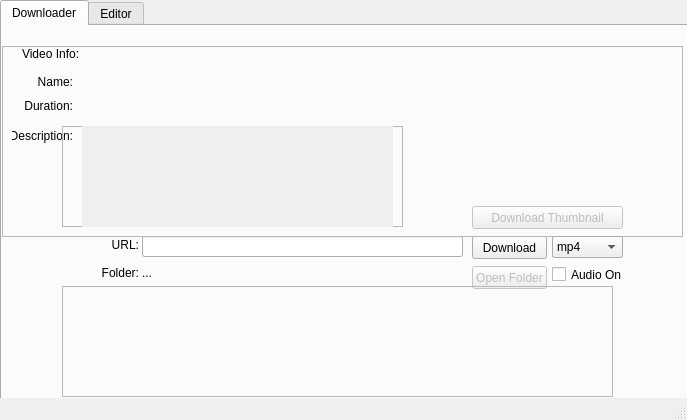
<?xml version="1.0" encoding="UTF-8"?>
<ui version="4.0">
 <class>MainWindow</class>
 <widget class="QMainWindow" name="MainWindow">
  <property name="geometry">
   <rect>
    <x>0</x>
    <y>0</y>
    <width>687</width>
    <height>420</height>
   </rect>
  </property>
  <property name="windowTitle">
   <string>MainWindow</string>
  </property>
  <widget class="QWidget" name="centralwidget">
   <widget class="QTabWidget" name="tabWidget">
    <property name="geometry">
     <rect>
      <x>0</x>
      <y>0</y>
      <width>691</width>
      <height>411</height>
     </rect>
    </property>
    <property name="currentIndex">
     <number>0</number>
    </property>
    <widget class="QWidget" name="tab">
     <attribute name="title">
      <string>Downloader</string>
     </attribute>
     <widget class="QLineEdit" name="input_url">
      <property name="geometry">
       <rect>
        <x>140</x>
        <y>210</y>
        <width>321</width>
        <height>21</height>
       </rect>
      </property>
      <property name="text">
       <string/>
      </property>
     </widget>
     <widget class="QPushButton" name="button_url_download">
      <property name="geometry">
       <rect>
        <x>470</x>
        <y>210</y>
        <width>75</width>
        <height>23</height>
       </rect>
      </property>
      <property name="text">
       <string>Download</string>
      </property>
     </widget>
     <widget class="QFrame" name="frame">
      <property name="geometry">
       <rect>
        <x>0</x>
        <y>20</y>
        <width>681</width>
        <height>191</height>
       </rect>
      </property>
      <property name="frameShape">
       <enum>QFrame::StyledPanel</enum>
      </property>
      <property name="frameShadow">
       <enum>QFrame::Raised</enum>
      </property>
      <widget class="QLabel" name="label_videoinfo">
       <property name="geometry">
        <rect>
         <x>20</x>
         <y>0</y>
         <width>61</width>
         <height>16</height>
        </rect>
       </property>
       <property name="text">
        <string>Video Info:</string>
       </property>
      </widget>
      <widget class="QLabel" name="label_info_name">
       <property name="geometry">
        <rect>
         <x>20</x>
         <y>26</y>
         <width>51</width>
         <height>20</height>
        </rect>
       </property>
       <property name="text">
        <string>Name:</string>
       </property>
       <property name="alignment">
        <set>Qt::AlignRight|Qt::AlignTrailing|Qt::AlignVCenter</set>
       </property>
       <property name="margin">
        <number>2</number>
       </property>
      </widget>
      <widget class="QLabel" name="label_info_duration">
       <property name="geometry">
        <rect>
         <x>20</x>
         <y>50</y>
         <width>51</width>
         <height>20</height>
        </rect>
       </property>
       <property name="text">
        <string>Duration:</string>
       </property>
       <property name="alignment">
        <set>Qt::AlignRight|Qt::AlignTrailing|Qt::AlignVCenter</set>
       </property>
      </widget>
      <widget class="QLabel" name="img_thumbnail_display">
       <property name="geometry">
        <rect>
         <x>400</x>
         <y>0</y>
         <width>271</width>
         <height>151</height>
        </rect>
       </property>
       <property name="text">
        <string/>
       </property>
       <property name="pixmap">
        <pixmap>thumb_placeholder.png</pixmap>
       </property>
       <property name="scaledContents">
        <bool>true</bool>
       </property>
      </widget>
      <widget class="QPushButton" name="button_thumbnail_download">
       <property name="enabled">
        <bool>false</bool>
       </property>
       <property name="geometry">
        <rect>
         <x>470</x>
         <y>160</y>
         <width>151</width>
         <height>23</height>
        </rect>
       </property>
       <property name="text">
        <string>Download Thumbnail</string>
       </property>
      </widget>
      <widget class="QLabel" name="label_var_name">
       <property name="geometry">
        <rect>
         <x>70</x>
         <y>21</y>
         <width>231</width>
         <height>31</height>
        </rect>
       </property>
       <property name="text">
        <string/>
       </property>
       <property name="alignment">
        <set>Qt::AlignLeading|Qt::AlignLeft|Qt::AlignVCenter</set>
       </property>
       <property name="margin">
        <number>0</number>
       </property>
       <property name="indent">
        <number>2</number>
       </property>
      </widget>
      <widget class="QLabel" name="label_var_duration">
       <property name="geometry">
        <rect>
         <x>70</x>
         <y>50</y>
         <width>241</width>
         <height>21</height>
        </rect>
       </property>
       <property name="text">
        <string/>
       </property>
       <property name="alignment">
        <set>Qt::AlignLeading|Qt::AlignLeft|Qt::AlignVCenter</set>
       </property>
       <property name="margin">
        <number>0</number>
       </property>
       <property name="indent">
        <number>2</number>
       </property>
      </widget>
      <widget class="QLabel" name="label_info_description">
       <property name="geometry">
        <rect>
         <x>10</x>
         <y>80</y>
         <width>61</width>
         <height>20</height>
        </rect>
       </property>
       <property name="text">
        <string>Description:</string>
       </property>
       <property name="alignment">
        <set>Qt::AlignRight|Qt::AlignTrailing|Qt::AlignVCenter</set>
       </property>
      </widget>
      <widget class="QFrame" name="frame_2">
       <property name="geometry">
        <rect>
         <x>60</x>
         <y>80</y>
         <width>341</width>
         <height>101</height>
        </rect>
       </property>
       <property name="frameShape">
        <enum>QFrame::StyledPanel</enum>
       </property>
       <property name="frameShadow">
        <enum>QFrame::Raised</enum>
       </property>
       <widget class="QScrollArea" name="scrollArea">
        <property name="geometry">
         <rect>
          <x>20</x>
          <y>0</y>
          <width>311</width>
          <height>101</height>
         </rect>
        </property>
        <property name="layoutDirection">
         <enum>Qt::LeftToRight</enum>
        </property>
        <property name="frameShape">
         <enum>QFrame::NoFrame</enum>
        </property>
        <property name="frameShadow">
         <enum>QFrame::Sunken</enum>
        </property>
        <property name="lineWidth">
         <number>0</number>
        </property>
        <property name="verticalScrollBarPolicy">
         <enum>Qt::ScrollBarAsNeeded</enum>
        </property>
        <property name="widgetResizable">
         <bool>true</bool>
        </property>
        <widget class="QWidget" name="scrollAreaWidgetContents">
         <property name="geometry">
          <rect>
           <x>0</x>
           <y>0</y>
           <width>311</width>
           <height>101</height>
          </rect>
         </property>
         <layout class="QHBoxLayout" name="horizontalLayout">
          <item>
           <widget class="QLabel" name="label_var_description">
            <property name="autoFillBackground">
             <bool>false</bool>
            </property>
            <property name="frameShape">
             <enum>QFrame::NoFrame</enum>
            </property>
            <property name="lineWidth">
             <number>0</number>
            </property>
            <property name="text">
             <string/>
            </property>
            <property name="alignment">
             <set>Qt::AlignLeading|Qt::AlignLeft|Qt::AlignTop</set>
            </property>
            <property name="wordWrap">
             <bool>true</bool>
            </property>
            <property name="margin">
             <number>0</number>
            </property>
            <property name="indent">
             <number>2</number>
            </property>
           </widget>
          </item>
         </layout>
        </widget>
       </widget>
      </widget>
     </widget>
     <widget class="QLabel" name="label_url">
      <property name="geometry">
       <rect>
        <x>90</x>
        <y>210</y>
        <width>47</width>
        <height>16</height>
       </rect>
      </property>
      <property name="text">
       <string>URL:</string>
      </property>
      <property name="alignment">
       <set>Qt::AlignBottom|Qt::AlignRight|Qt::AlignTrailing</set>
      </property>
     </widget>
     <widget class="QLabel" name="label_folder">
      <property name="geometry">
       <rect>
        <x>90</x>
        <y>240</y>
        <width>47</width>
        <height>13</height>
       </rect>
      </property>
      <property name="text">
       <string>Folder:</string>
      </property>
      <property name="alignment">
       <set>Qt::AlignRight|Qt::AlignTrailing|Qt::AlignVCenter</set>
      </property>
     </widget>
     <widget class="QLabel" name="label_var_folder">
      <property name="geometry">
       <rect>
        <x>140</x>
        <y>240</y>
        <width>47</width>
        <height>13</height>
       </rect>
      </property>
      <property name="text">
       <string>...</string>
      </property>
     </widget>
     <widget class="QPushButton" name="button_folder_browse">
      <property name="enabled">
       <bool>false</bool>
      </property>
      <property name="geometry">
       <rect>
        <x>470</x>
        <y>240</y>
        <width>75</width>
        <height>23</height>
       </rect>
      </property>
      <property name="text">
       <string>Open Folder</string>
      </property>
     </widget>
     <widget class="QComboBox" name="combo_audio_formats">
      <property name="geometry">
       <rect>
        <x>550</x>
        <y>210</y>
        <width>71</width>
        <height>22</height>
       </rect>
      </property>
      <item>
       <property name="text">
        <string>mp3</string>
       </property>
      </item>
      <item>
       <property name="text">
        <string>wav</string>
       </property>
      </item>
      <item>
       <property name="text">
        <string>ogg</string>
       </property>
      </item>
      <item>
       <property name="text">
        <string>wma</string>
       </property>
      </item>
      <item>
       <property name="text">
        <string>aac</string>
       </property>
      </item>
      <item>
       <property name="text">
        <string>flac</string>
       </property>
      </item>
     </widget>
     <widget class="QComboBox" name="combo_video_formats">
      <property name="geometry">
       <rect>
        <x>550</x>
        <y>210</y>
        <width>71</width>
        <height>22</height>
       </rect>
      </property>
      <property name="iconSize">
       <size>
        <width>16</width>
        <height>16</height>
       </size>
      </property>
      <item>
       <property name="text">
        <string>mp4</string>
       </property>
      </item>
      <item>
       <property name="text">
        <string>mov</string>
       </property>
      </item>
      <item>
       <property name="text">
        <string>wmv</string>
       </property>
      </item>
      <item>
       <property name="text">
        <string>avi</string>
       </property>
      </item>
      <item>
       <property name="text">
        <string>flv</string>
       </property>
      </item>
      <item>
       <property name="text">
        <string>webm</string>
       </property>
      </item>
      <item>
       <property name="text">
        <string>mkv</string>
       </property>
      </item>
     </widget>
     <widget class="QFrame" name="frame_3">
      <property name="geometry">
       <rect>
        <x>60</x>
        <y>260</y>
        <width>551</width>
        <height>111</height>
       </rect>
      </property>
      <property name="frameShape">
       <enum>QFrame::StyledPanel</enum>
      </property>
      <property name="frameShadow">
       <enum>QFrame::Raised</enum>
      </property>
     </widget>
     <widget class="QCheckBox" name="check_audioonly">
      <property name="geometry">
       <rect>
        <x>550</x>
        <y>240</y>
        <width>70</width>
        <height>17</height>
       </rect>
      </property>
      <property name="text">
       <string>Audio Only</string>
      </property>
     </widget>
    </widget>
    <widget class="QWidget" name="tab_2">
     <attribute name="title">
      <string>Editor</string>
     </attribute>
    </widget>
   </widget>
  </widget>
  <widget class="QStatusBar" name="statusbar"/>
 </widget>
 <resources/>
 <connections/>
</ui>
